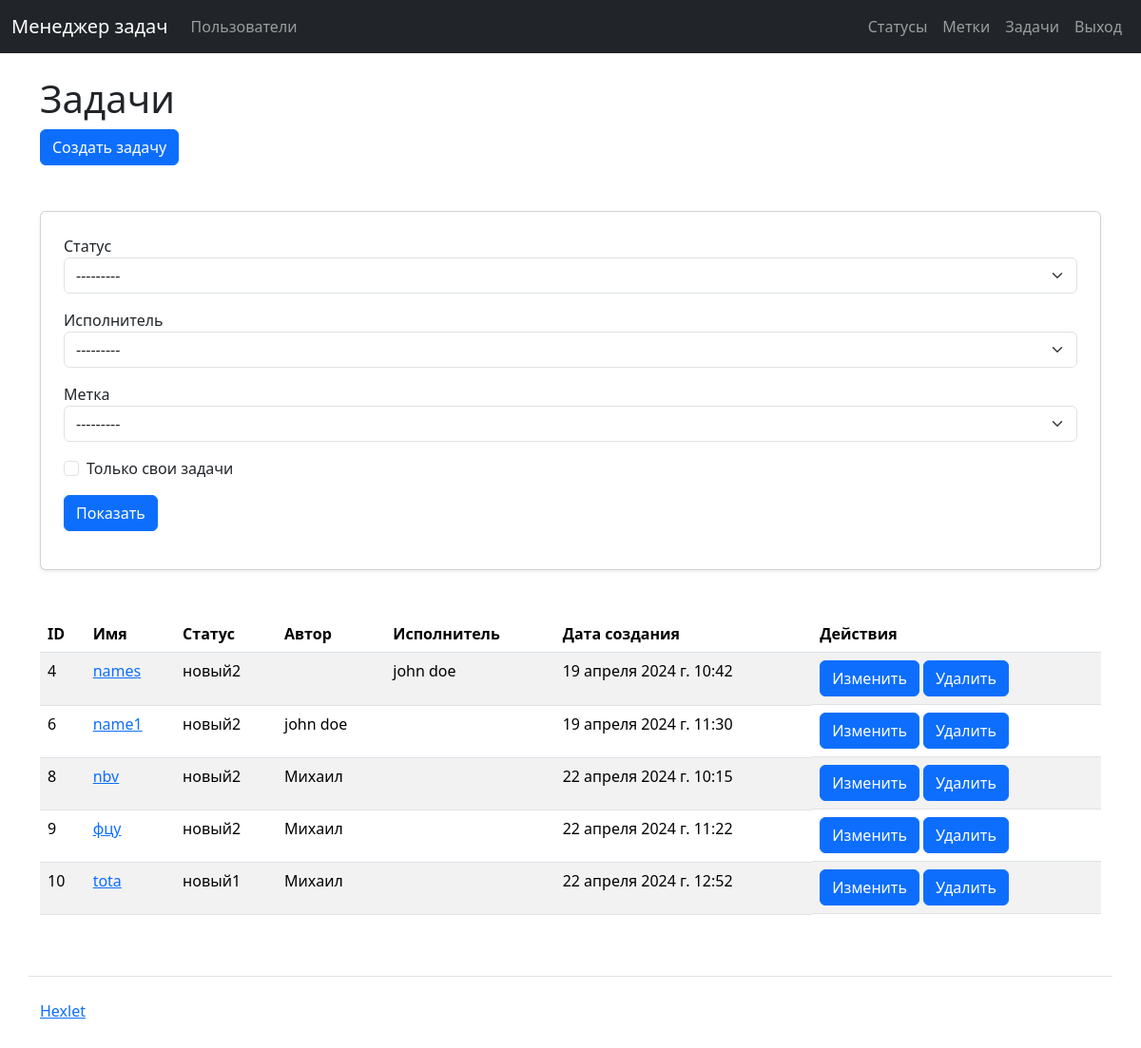
/tasks/ (signed in), run on the app's committed database.
### task_manager/tasks/models.py (models this page shows)
class Task(models.Model):
    name = models.CharField(max_length=150)
    description = models.TextField(blank=True)
    status = models.ForeignKey(Status, on_delete=models.SET_NULL, null=True)
    author = models.ForeignKey(User, on_delete=models.SET_NULL,
                               related_name='author', null=True)
    executor = models.ForeignKey(User, on_delete=models.SET_NULL, null=True,
                                 blank=True)
    labels = models.ManyToManyField(Label, blank=True)
    created_at = models.DateTimeField(auto_now_add=True)

### task_manager/statuses/models.py (models this page shows)
class Status(models.Model):
    name = models.CharField(max_length=100)
    created_at = models.DateTimeField(auto_now_add=True)

### task_manager/users/models.py (models this page shows)
class User(AbstractUser):
    pass

### task_manager/tasks/views.py (the view)
# urls.py: path('', TasksView.as_view(model=Task), name='tasks'),
class TasksView(LoginRequiredMixin, FilterView):
    def get(self, request):
        is_creator = False
        if (request.GET.get('only_own_tasks')):
            tasks = TaskFilter(request.GET, queryset=Task.objects.all()
                               .filter(author_id=request.user.id))
            is_creator = True
        else:
            tasks = TaskFilter(request.GET, queryset=Task.objects.all())
        return render(request, 'tasks/task_filter.html',
                      {'filter': tasks, 'is_creator': is_creator})

### task_manager/tasks/templates/tasks/task_filter.html (shortened to what this page needs)
{% extends "application.html" %}
{% load i18n %}
{% load django_bootstrap5 %}
{% block header %}
    <h1>{% translate 'tasks' %}</h1>
    <a href="{% url 'new_task' %}" class="btn btn-primary me-1 mb-5">{% translate 'create_task' %}</a>
{% endblock %}
{% block content %}
    <div class="card shadow-sm">
        <div class="card-body p-4">
            <form action="{% url 'tasks' %}" method="get">
                {% for field in filter.form %}
                    {% if field.name == 'status' %}
                        <div class="mb-3">
                            <label for="id_status">{% translate 'status' %}</label>
                            {% if field.errors  %}
                                <select name="{{ field.name }}" class="form-select is-invalid" id="id_{{field.name }}">
                                    {% if field.field.queryset.exists %}
                                        <option value="">---------</option>
                                        {% for status in field.field.queryset %}
                                            <option value="{{ status.pk }}">{{ status.name }}</option>
                                        {% endfor %}
                                    {% else %}
                                        <option value="">---------</option>
                                    {% endif %}
                                </select>
                                {% for error in field.errors %}
                                    <div class="invalid-feedback">{{ error|escape }}</div>
                                {% endfor %}
                            {% else  %}
                                <select name="{{ field.name }}" class="form-select" id="id_{{field.name }}">
                                    {% if field.field.queryset.exists %}
                                        <option value="">---------</option>
                                    {% else %}
                                        <option value="">---------</option>
                                    {% endif %}
                                </select>
                            {% endif %}
                        </div>
                    {% elif field.name == 'executor' %}
                        <div class="mb-3">
                            <label for="id_executor">{% translate 'executor' %}</label>
                            <select name="{{ field.name }}" class="form-select" id="id_{{field.name }}">
                                {% if field.field.queryset.exists %}
                                    <option value="">---------</option>
                                {% else %}
                                    <option value="">---------</option>
                                {% endif %}
                            </select>
                        </div>
                    {% elif field.name == 'labels' %}
                        <div class="mb-3">
                            <label for="id_labels">{% translate 'label' %}</label>
                            <select name="{{ field.name }}" class="form-select" id="id_{{ field.name }}">
                                {% if field.field.queryset.exists %}
                                    <option value="">---------</option>
                                {% else %}
                                    <option value="">---------</option>
                                {% endif %}
                            </select>
                        </div>
                    {% endif %}
                {% endfor %}
                <div class="form-check mb-3">
                    {% if is_creator %}
                        <input type="checkbox" name="only_own_tasks" id="only_own_tasks" class="form-check-input" checked>
                    {% else %}
                        <input type="checkbox" name="only_own_tasks" id="only_own_tasks" class="form-check-input">
                    {% endif %}
                    <label for="only_own_tasks">{% translate 'only_my_tasks' %}</label>
                </div>
                <input class='btn btn-primary' type="submit" value="{% translate 'show_btn' %}">
            </form>
        </div>
    </div>
    <table class="table table-striped mt-5">
        <thead>
            <tr>
                <th>{% translate 'id' %}</th>
                <th>{% translate 'status_name' %}</th>
                <th>{% translate 'status' %}</th>
                <th>{% translate 'author' %}</th>
                <th>{% translate 'executor' %}</th>
                <th>{% translate 'created_at' %}</th>
                <th>{% translate 'actions' %}</th>
            </tr>
        </thead>
        <tbody>
            {% for task in filter.qs %}
                <tr>
                    <td>{{ task.id }}</td>
                    <td>
                        <a href="{% url 'tasks' %}{{ task.id }}">{{ task.name }}</a>
                    </td>
                    <td>{{ task.status.name }}</td>
                    <td>{{ task.author.first_name }} {{task.author.last_name }}</td>
                    <td>{{ task.executor.first_name }} {{ task.executor.last_name }}</td>
                    <td>{{ task.created_at }}</td>
                    <td class="d-flex">
                        <a href="{% url 'tasks' %}{{ task.id }}/update/" class="btn btn-primary me-1">{% translate 'edit_user_btn' %}</a>
                        <a href="{% url 'tasks' %}{{ task.id }}/delete/" class="btn btn-primary me-1">{% translate 'remove' %}</a>
                    </td>
                </tr>
            {% endfor %}
        </tbody>
    </table>
{% endblock %}

### data on the page
Task: id "4", name "names", status.name "новый2", executor.first_name "john", executor.last_name "doe", created_at "19 апреля 2024 г. 10:42"
Task: id "6", name "name1", status.name "новый2", author.first_name "john", author.last_name "doe", created_at "19 апреля 2024 г. 11:30"
Task: id "8", name "nbv", status.name "новый2", author.first_name "Михаил", created_at "22 апреля 2024 г. 10:15"
Task: id "9", name "фцу", status.name "новый2", author.first_name "Михаил", created_at "22 апреля 2024 г. 11:22"
Task: id "10", name "tota", status.name "новый1", author.first_name "Михаил", created_at "22 апреля 2024 г. 12:52"
